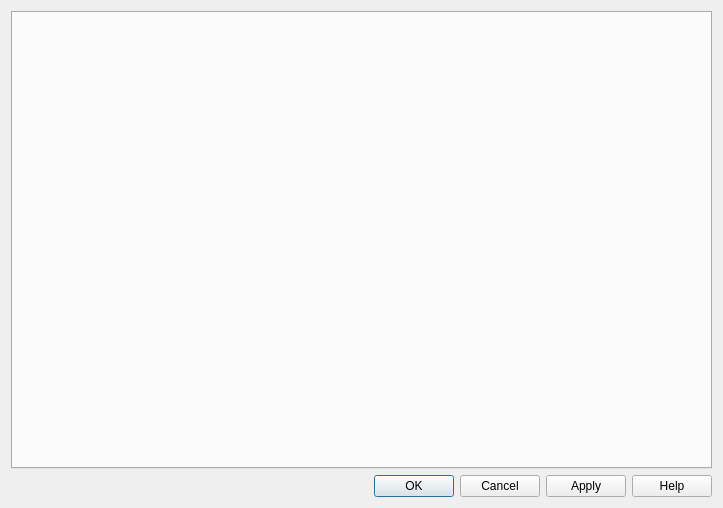
<?xml version="1.0" encoding="UTF-8"?>
<ui version="4.0">
 <class>DatabaseDialog</class>
 <widget class="QDialog" name="DatabaseDialog">
  <property name="geometry">
   <rect>
    <x>0</x>
    <y>0</y>
    <width>723</width>
    <height>508</height>
   </rect>
  </property>
  <property name="sizePolicy">
   <sizepolicy hsizetype="Preferred" vsizetype="Preferred">
    <horstretch>0</horstretch>
    <verstretch>0</verstretch>
   </sizepolicy>
  </property>
  <property name="windowTitle">
   <string>Database</string>
  </property>
  <layout class="QVBoxLayout" name="verticalLayout">
   <item>
    <widget class="QTabWidget" name="tabOld_Pages">
     <property name="sizePolicy">
      <sizepolicy hsizetype="Preferred" vsizetype="Preferred">
       <horstretch>0</horstretch>
       <verstretch>0</verstretch>
      </sizepolicy>
     </property>
     <property name="currentIndex">
      <number>-1</number>
     </property>
    </widget>
   </item>
   <item>
    <widget class="QDialogButtonBox" name="buttonBox">
     <property name="orientation">
      <enum>Qt::Orientation::Horizontal</enum>
     </property>
     <property name="standardButtons">
      <set>QDialogButtonBox::StandardButton::Apply|QDialogButtonBox::StandardButton::Cancel|QDialogButtonBox::StandardButton::Help|QDialogButtonBox::StandardButton::Ok</set>
     </property>
    </widget>
   </item>
  </layout>
 </widget>
 <resources/>
 <connections/>
</ui>
